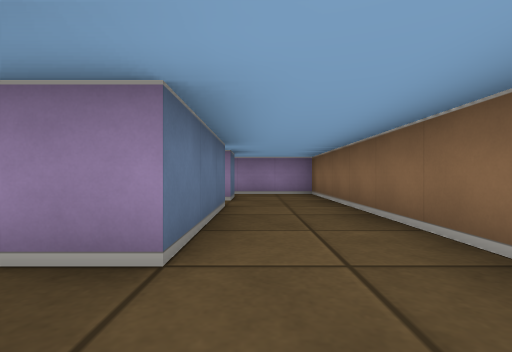
View 1 (above)

19 first-person views from a walk through a cub3D maze. The camera is about half as high as the walls, looks level and sees 85° across. The floor is counted in squares. Each view is taken from the middle of a square. On the plan, view 1 faces up. The plan holds only what a view shows up to about 9 squares ahead; the rest is blank.

View 2
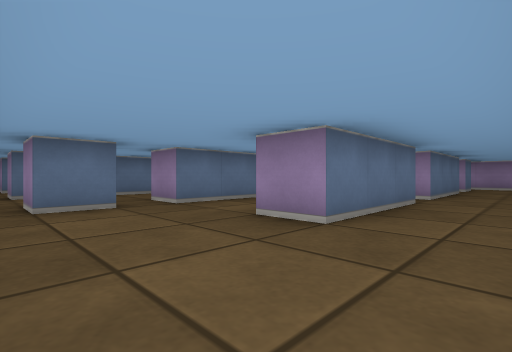

View 3
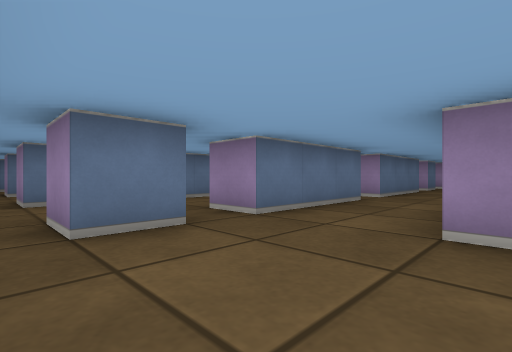

View 4
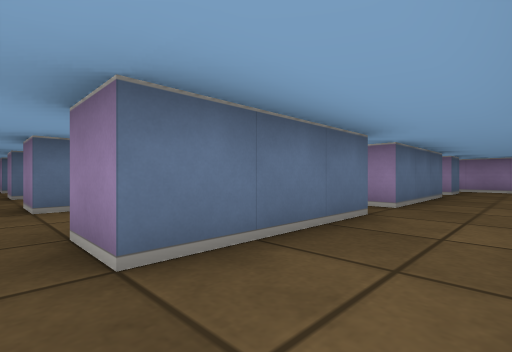

View 5
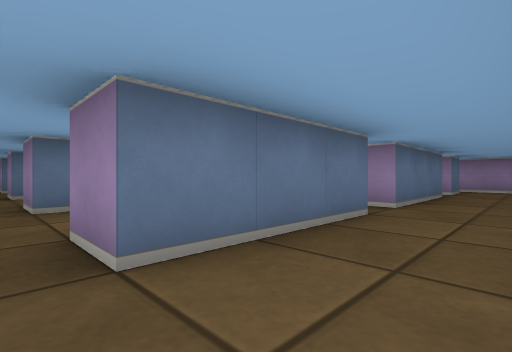

View 6
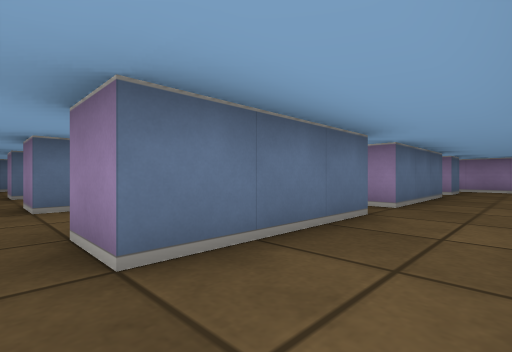

View 7
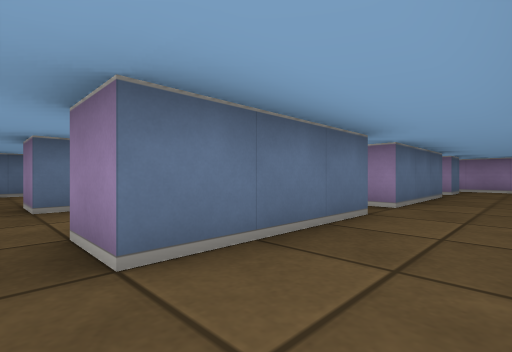

View 8
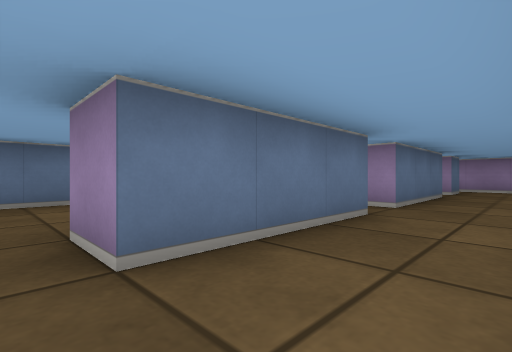

View 9
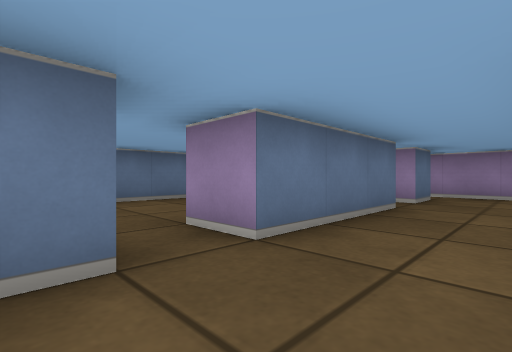

View 10
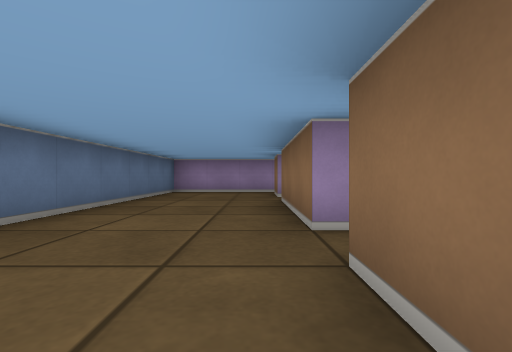

View 11
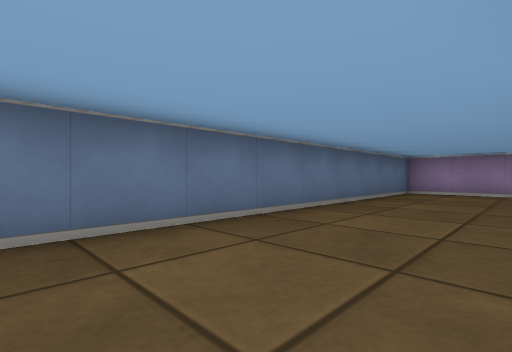

View 12
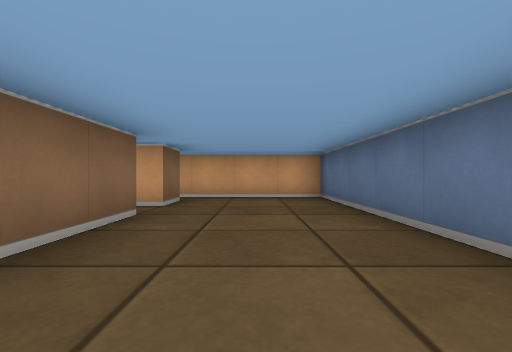

View 13
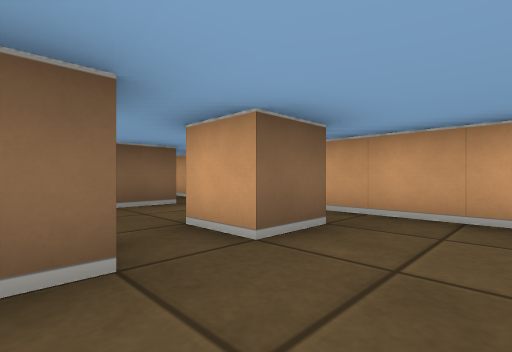

View 14
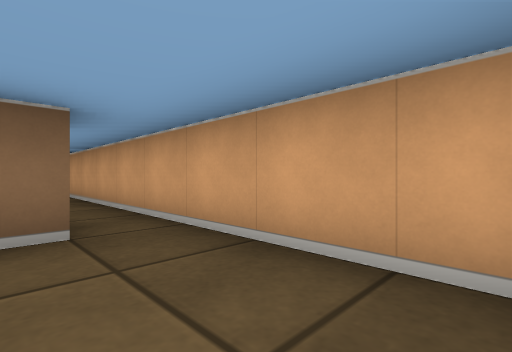

View 15
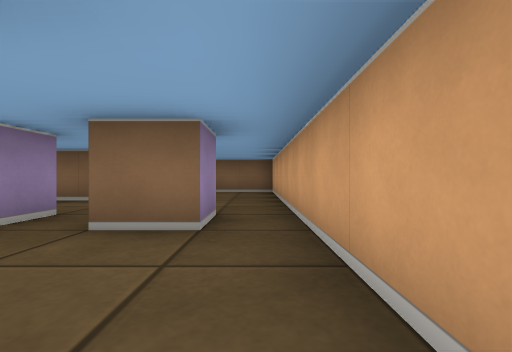

View 16
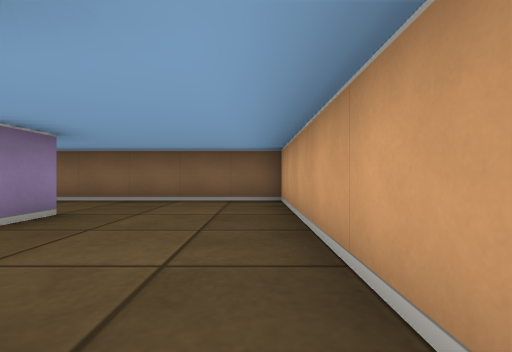

View 17
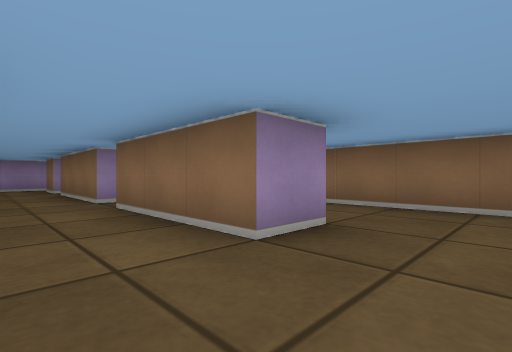

View 18
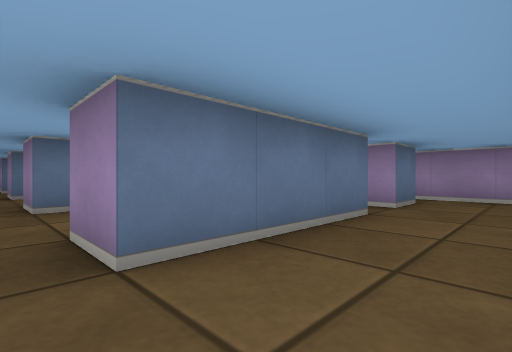

View 19
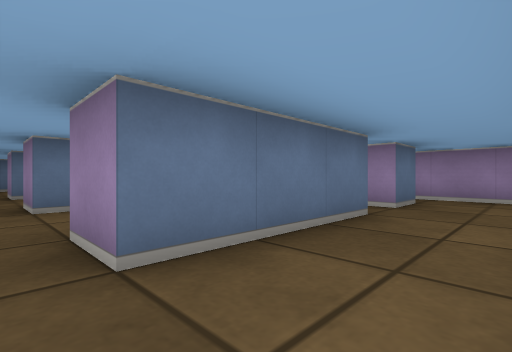

### Floor plan
Points are (right, up) in squares from view 1. A wall is a line through its corners. A room is listed if a view was taken in it or the views show most of it. See-through windows are left out.
Room 1 (views 1, 2, 3, 4, 5, 6, 7, 8, 9, 10, 11, 12, 13, 14, 15, 16, 17, 18, 19)
walls: (-9.5, 0.5) (-9.5, -2.5) (-10.5, -2.5); (-6.5, 0.5) (-6.5, -2.5) (-7.5, -2.5); (-12.5, 0.5) (-12.5, -2.5) (-13.5, -2.5); (-9.5, 4.5) (-9.5, 1.5) (-10.5, 1.5); (-6.5, 4.5) (-6.5, 1.5) (-7.5, 1.5); (-12.5, 4.5) (-12.5, 1.5) (-13.4, 1.5); (-3.5, 0.5) (-3.5, -2.5) (-4.5, -2.5); (-9.6, -4.5) (-10.4, -4.5); (-9.5, 6.6) (-9.5, 5.5) (-10, 5.5); (-6.4, -4.5) (-7.5, -4.5); (-6.5, 6.6) (-6.5, 5.5) (-7, 5.5); (-12.5, 6.4) (-12.5, 5.5); (-15.5, 0.6) (-15.5, -2.5) (-16.5, -2.5) (-16.5, 0.5); (-3.5, 4.5) (-3.5, 1.5) (-4, 1.5); (-11.4, 7.5) (-12.8, 7.5); (-6.5, -5.5) (1.5, -5.5) (1.5, -1); (-3.5, -3.4) (-3.5, -4.5) (-4.5, -4.5) (-4.5, -3.5); (-13.5, -4.6) (-13.5, -3.5); (-15.5, 4.5) (-15.5, 1.5) (-16.5, 1.5) (-16.5, 4.4); (-5.2, 7.5) (-9.9, 7.5); (-3.5, 6.4) (-3.5, 5.5); (-14.2, 7.5) (-19.5, 7.5) (-19.5, -5.5) (-11.5, -5.5); (-0.5, 0.5) (-0.5, -2.5) (-1.5, -2.5) (-1.5, 0.5); (-15.5, 6.6) (-15.5, 5.5) (-16.5, 5.5) (-16.5, 6.4); (-0.5, 4.6) (-0.5, 1.5) (-1.5, 1.5) (-1.5, 4.5); (-16.5, -4.5) (-16.5, -3.5) (-15.5, -3.5); (-0.5, 6.5) (-0.5, 5.5) (-1.5, 5.5) (-1.5, 6.4); (1.5, 1.6) (1.5, 7.5) (-3.8, 7.5)

Where each view was taken, in squares from view 1:
view 1: 0 up, 0 right, facing up
view 2: 5 down, 1 right, facing up-left
view 3: 5 down, 1 left, facing up-left
view 4: 3 down, 2 left, facing up-left
view 5: 3 down, 5 left, facing up-left
view 6: 3 down, 8 left, facing up-left
view 7: 3 down, 11 left, facing up-left
view 8: 3 down, 14 left, facing up-left
view 9: 0 up, 14 left, facing up-left
view 10: 1 down, 17 left, facing up
view 11: 1 down, 17 left, facing up-left
view 12: 1 up, 18 left, facing down
view 13: 2 down, 18 left, facing down-right
view 14: 4 down, 19 left, facing down-right
view 15: 5 down, 7 left, facing right
view 16: 5 down, 4 left, facing right
view 17: 4 down, 3 left, facing up-right
view 18: 1 up, 5 left, facing up-left
view 19: 1 up, 8 left, facing up-left
